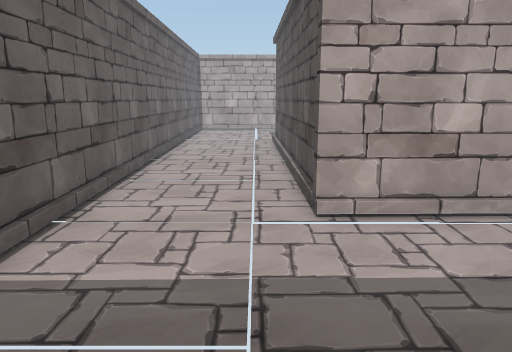
View 1 (above)

12 first-person views from a walk through a 3-D level made in the Unity game engine. The camera is 1.3 m above the floor, tilts 12° down and sees 70° across. The floor is counted in squares, 0.5 m on a side. Each view is taken from the middle of a square. On the plan, view 1 faces up. The plan holds only what a view shows up to about 20 squares ahead; the rest is blank. The place goes on beyond the plan. The player character is not drawn. Some animated figures are left out.

View 2
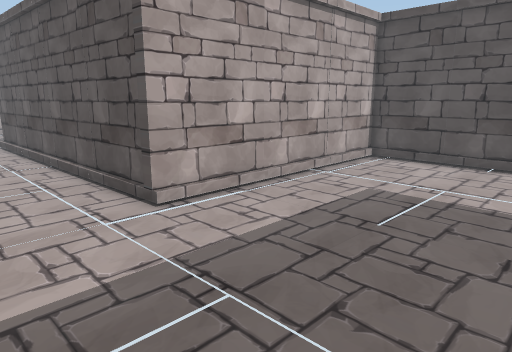

View 3
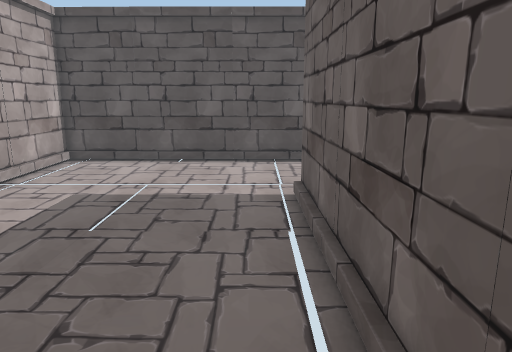

View 4
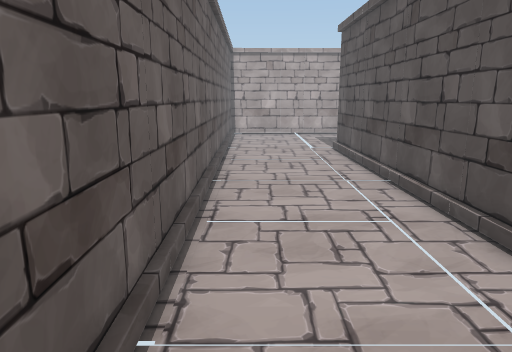

View 5
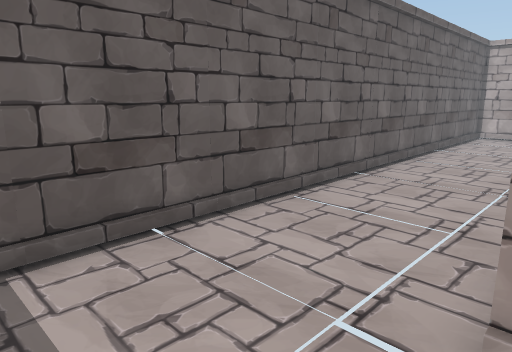

View 6
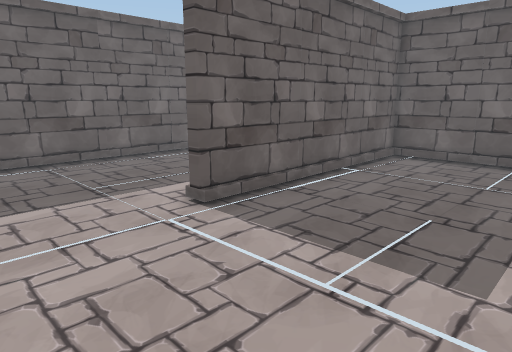

View 7
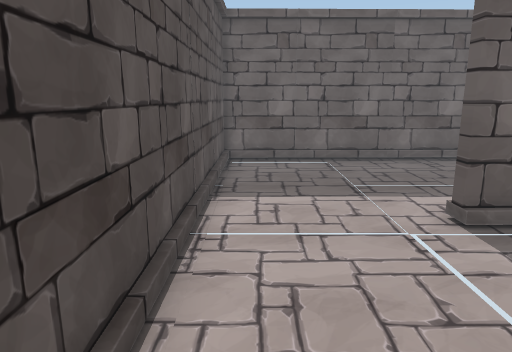

View 8
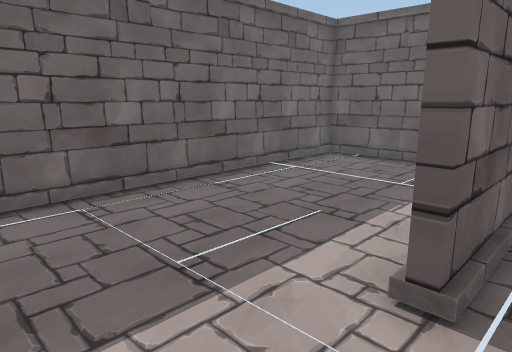

View 9
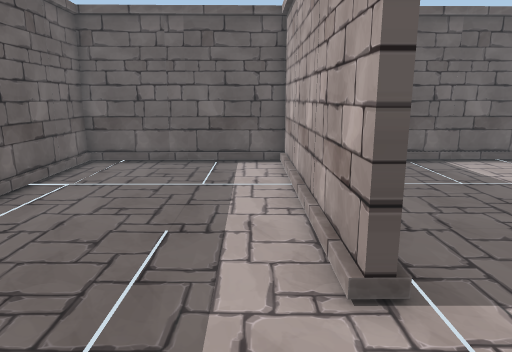

View 10
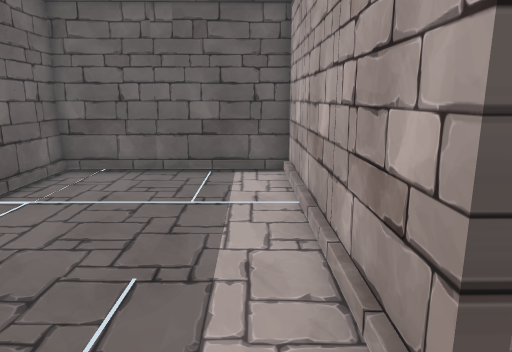

View 11
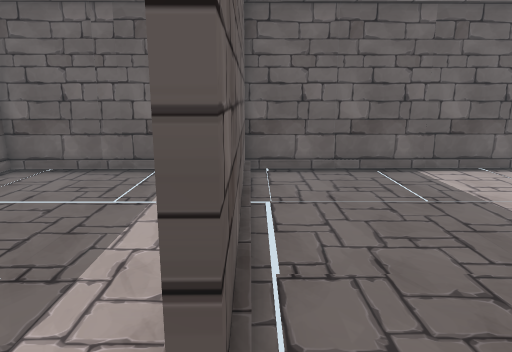

View 12
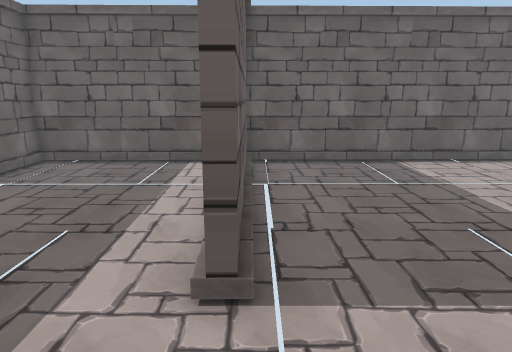

### Floor plan
Ten units are one square. View 1 is at (0, 0); x grows to the right and y downward. Boxes are objects, and circles mark ways between rooms. Rooms are numbered by the first view taken in them; rooms with no view inside come last. Other rooms are left out.
<svg viewBox="-52 -269 182 374">
<path fill="none" stroke="#000" d="M15 -86 12 -231M14 -77 13 -83M68 10 68 18M-41 14 68 12M124 26 125 -81 13 -79M-47 -264 -43 14M13 -97 13 -133M13 -135 13 -143M63 -78 14 -77M-43 -113 -41 14M12 -165 12 -182M94 -78 85 -78M104 -79 95 -78M5 11 68 10M-2 11 4 11M122 14 123 -52M68 16 -41 18M-40 100 124 98 124 26M-43 18 -42 98M35 19 18 19M68 18 37 19M-4 98 69 97M88 96 104 96M-41 18 -40 98 -5 98"/>
<circle cx="95" cy="15" r="3" fill="#2a7"/>
<text x="10" y="-90">1</text>
<text x="40" y="60">2</text>
</svg>
Room 1 opens to room 2.

Where each view was taken, in squares from view 1:
view 1: 0 up, 0 right, facing up
view 2: 0 up, 3 left, facing up-right
view 3: 0 up, 3 left, facing right
view 4: 4 up, 3 left, facing up
view 5: 4 up, 2 right, facing up-left
view 6: 6 up, 12 right, facing down-left
view 7: 6 up, 11 right, facing down
view 8: 0 up, 11 right, facing down-left
view 9: 3 down, 11 right, facing left
view 10: 3 down, 9 right, facing left
view 11: 1 down, 9 right, facing left
view 12: 1 down, 11 right, facing left
